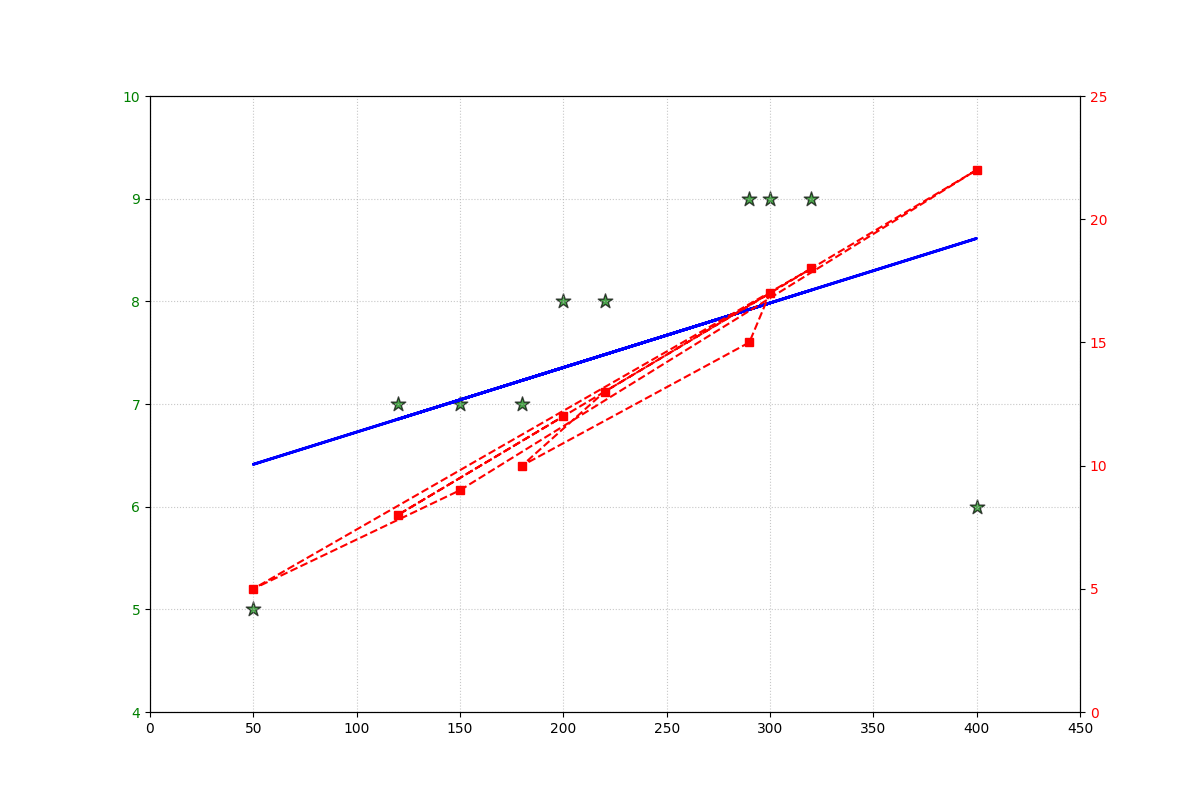

The Python source for this figure:
import matplotlib.pyplot as plt
import numpy as np

pages = np.array([320, 50, 150, 400, 220, 180, 290, 300, 120, 200])
ratings = np.array([9, 5, 7, 6, 8, 7, 9, 9, 7, 8])
reading_duration = np.array([18, 5, 9, 22, 13, 10, 15, 17, 8, 12])

fig, ax1 = plt.subplots(figsize=(12, 8))

# Randomly altered stylistic elements

# Scatter plot with stars marker and different colors
scatter = ax1.scatter(pages, ratings, color='green', alpha=0.7, s=120, marker='*', edgecolor='black')

# Adding thicker solid trendline
coef = np.polyfit(pages, ratings, 1)
poly1d_fn = np.poly1d(coef)
plt.plot(pages, poly1d_fn(pages), color='blue', linestyle='-', linewidth=2)

# Customize primary y-axis
ax1.tick_params(axis='y', labelcolor='green')
ax1.set_xlim(0, 450)
ax1.set_ylim(4, 10)

# Create a secondary y-axis with square marker and dashed line
ax2 = ax1.twinx()
ax2.plot(pages, reading_duration, color='red', marker='s', linestyle='--', linewidth=1.5)
ax2.tick_params(axis='y', labelcolor='red')
ax2.set_ylim(0, 25)

# Grid with dotted style
ax1.grid(True, linestyle=':', alpha=0.7)

plt.show()
